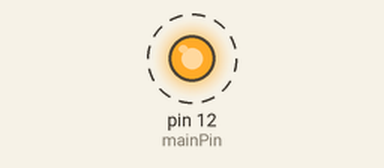
Simulated run of this sketch. Board: Arduino Uno, built with avr-gcc and run on an emulated ATmega328P. Shown: output pins drawn as LEDs (lit = HIGH). Dashed ring = blinking.

Above: at 0.5 s.
Timing chart, 0 to 4.6 s (numbered marks = the images above):
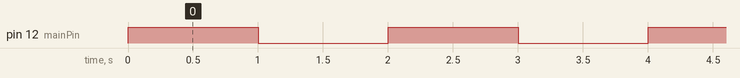

Measured:
- by itself, pin 12 (mainPin): alternates HIGH for 1.0 s and LOW for 1.0 s

The sketch:

ligandoUmLed.ino
```cpp
#define mainPin 12

void setup()
{
  // Colocamos o pino 12 do Arduino como OUTPUT (saída)
  pinMode(mainPin, OUTPUT);
}

// Esta parte é chamada automáticamente pelo Arduino, ficará em
// loop até que seu Arduino seja desligado
void loop()
{
  // Ativamos o pino 12 (mainPin) colocando 5v nele
  digitalWrite(mainPin, HIGH);

  // Aguardamos 1 segundo
  delay(1000);

  // Desligamos o pino 12 (mainPin) tirando os 5v dele
  digitalWrite(mainPin, LOW);

  // Aguardamos 1 segundo
  delay(1000);

  // Este código irá se repetir eternamente
}
```
